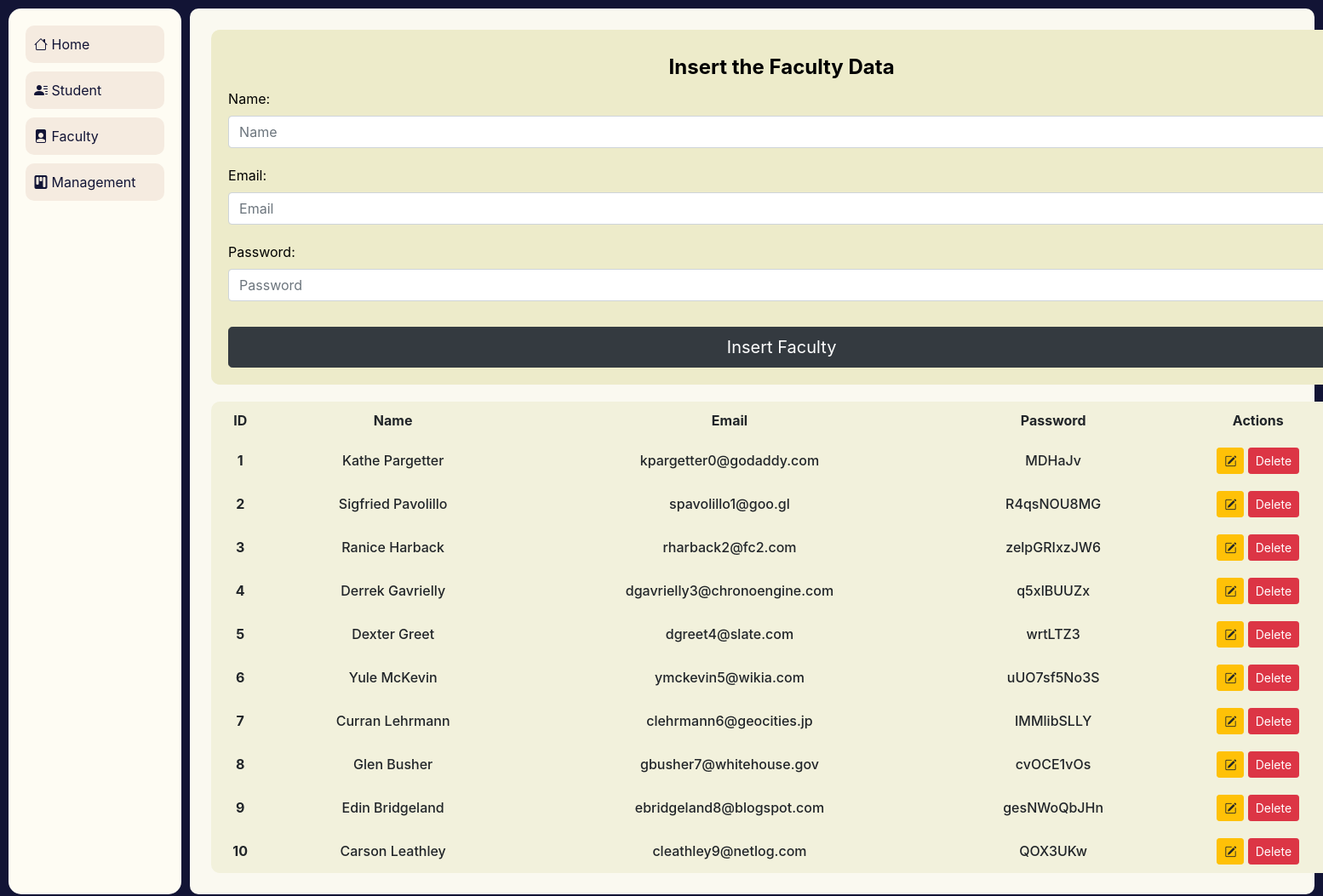
Screenshot of /faculty with the database file from the repository.
### CRUD/models.py (models this page shows)
class Faculty(models.Model):
    name=models.CharField(max_length=70)
    email=models.EmailField(max_length=70)
    password=models.CharField(max_length=70)

### CRUD/views.py (the view)
# urls.py: path('faculty', views.view_faculty, name='viewfaculty'),
def view_faculty(request):
    if request.method == 'POST':
        form = FacultyRegistration(request.POST)
        if form.is_valid():
            name = form.cleaned_data['name']
            email = form.cleaned_data['email']
            password = form.cleaned_data['password']
            registration = Faculty(name=name, email=email, password=password)
            registration.save()
            form = FacultyRegistration()
    else:
        form = FacultyRegistration()
    faculty = Faculty.objects.all()
    return render(request, 'faculty/index.html', {'form': form, 'faculty': faculty})

### CRUD/forms.py
class FacultyRegistration(forms.ModelForm):
    class Meta:
        model = User
        fields = ['name', 'email', 'password']
        widgets = {
            'name': forms.TextInput(attrs={'class': 'form-control', 'placeholder': 'Name'}),
            'email': forms.EmailInput(attrs={'class': 'form-control', 'placeholder': 'Email'}),
            'password': forms.PasswordInput(render_value=True, attrs={'class': 'form-control', 'placeholder': 'Password'}),
        }

### CRUD/templates/faculty/index.html (shortened to what this page needs)
{% extends '../base.html' %} {% block content %}
{% load static %}
<div class="homepage-container">
  <div class="form-container">
    <h4 class="text-center add-student-header">Insert the Faculty Data</h4>
    <form method="POST">
      {{form.as_p}}
      <input type="submit" class="btn btn-lg btn-dark w-100" value="Insert Faculty" />
    </form>
  </div>
    {% if faculty %}
    <table>
      <thead>
        <tr>
          <th scope="col">ID</th>
          <th scope="col">Name</th>
          <th scope="col">Email</th>
          <th scope="col">Password</th>
          <th scope="col">Actions</th>
        </tr>
      </thead>
      <tbody>
        {% for data in faculty %}
        <tr>
          <th scope="row">{{data.id}}</th>
          <td>{{data.name}}</td>
          <td>{{data.email}}</td>
          <td>{{data.password}}</td>
          <td>
            <a
              href="{% url 'updatefaculty' data.id %}"
              class="btn btn-warning btn-sm"
              ><i class="bi bi-pencil-square"></i
            ></a>
            <form
              action="{% url 'deletefaculty' data.id %}"
              method="POST"
              class="d-inline"
            >
              <input
                type="submit"
                class="btn btn-danger btn-sm"
                value="Delete"
              />
            </form>
          </td>
        </tr>
        {% endfor %}
      </tbody>
    </table>
    {% else %}
    <h4 class="text-center alert alert-warning">No Records</h4>
    {% endif %}
  </div>
</div>
{% endblock content %}

### CRUD/templates/base.html (shortened to what this page needs)
<!DOCTYPE html>
{% load static %}
<html lang="en">
  <head>
    <link rel="stylesheet" href="{% static 'student/css/bootstrap.css' %}" />
    <link rel="stylesheet" href="{% static 'student/css/styles.css' %}" />
    <link
      rel="stylesheet"
      href="https://cdn.jsdelivr.net/npm/bootstrap-icons@1.10.2/font/bootstrap-icons.css"
    />
  </head>
  <body>
    <main>
    <div class="side-navigation">
      <ul>
        <li>
          <a href="/"> <i class="bi bi-house"></i> Home</a>
        </li>
        <li>
          <a href="/student"> <i class="bi bi-person-lines-fill"></i> Student</a>
        </li>
        <li>
          <a href="/faculty"> <i class="bi bi-file-person-fill"></i> Faculty</a>
        </li>
        <li>
          <a href="/management"> <i class="bi bi-kanban-fill"></i> Management</a>
        </li>
      </ul>
    </div>
    <div class="main-container">
      {% block content %} {% endblock content %}
  </main>
  </body>
</html>

### CRUD/static/student/css/styles.css (style rules this page uses)
*, *::before, *::after { box-sizing: border-box; }
body, h1, h2, h3, h4, p, figure, blockquote, dl, dd { margin: 0; }
body { min-height: 100vh; text-rendering: optimizeSpeed; line-height: 1.5; background-color: #121435; }
a:not([class]) { text-decoration-skip-ink: auto; }
input, button, textarea, select { font: inherit; }
.main-container { background-color: #FAF9F0; width: 85%; margin: 10px; padding: 25px; border-radius: 10px; }
.form-container { background-color: #EDEBCA; border-radius: 10px; padding: 20px; color: #000; width: auto; }
.form-container h4 { font-weight: 700; margin: 10px; }
.form-container form { width: auto; min-width: 1300px; display: flex; gap: 20px; flex-direction: column; }
.homepage-container { display: grid; grid-template-columns: auto; gap: 20px; }
.form-container input[type="submit"] { margin-top: 10px; }
table { background-color: #f2f1dc; border-radius: 10px; width: 100%; max-width: 100%; text-align: center; }
thead tr th { padding: 10px; }
tr td { padding: 10px; font-size: 1rem; font-weight: 500; }
table tr:last-child td:last-child { border-bottom-right-radius: 10px; }
table tr:first-child th:first-child { border-top-left-radius: 10px; }
table tr:first-child th:last-child { border-top-right-radius: 10px; }
body .side-navigation { background-color: #FEFCF3; width: 15%; padding: 20px; border-radius: 15px; margin: 10px; margin-right: 0; position: static; }
.side-navigation ul li { flex-direction: column; display: flex; }
.side-navigation ul { padding: 0; }
.side-navigation ul li a { text-decoration: none; width: 100%; color: #121435; }
.side-navigation ul li { list-style: none; }
.side-navigation ul li a { background-color: #F5EBE0; border-radius: 10px; margin-bottom: 10px; padding: 10px; cursor: pointer; }
main { display: flex; flex-direction: row; }

### rows the page displays
Faculty: id "1", name "Kathe Pargetter", email "kpargetter0@godaddy.com", password "MDHaJv"
Faculty: id "2", name "Sigfried Pavolillo", email "spavolillo1@goo.gl", password "R4qsNOU8MG"
Faculty: id "3", name "Ranice Harback", email "rharback2@fc2.com", password "zelpGRIxzJW6"
Faculty: id "4", name "Derrek Gavrielly", email "dgavrielly3@chronoengine.com", password "q5xlBUUZx"
Faculty: id "5", name "Dexter Greet", email "dgreet4@slate.com", password "wrtLTZ3"
Faculty: id "6", name "Yule McKevin", email "ymckevin5@wikia.com", password "uUO7sf5No3S"
Faculty: id "7", name "Curran Lehrmann", email "clehrmann6@geocities.jp", password "IMMlibSLLY"
Faculty: id "8", name "Glen Busher", email "gbusher7@whitehouse.gov", password "cvOCE1vOs"
Faculty: id "9", name "Edin Bridgeland", email "ebridgeland8@blogspot.com", password "gesNWoQbJHn"
Faculty: id "10", name "Carson Leathley", email "cleathley9@netlog.com", password "QOX3UKw"
